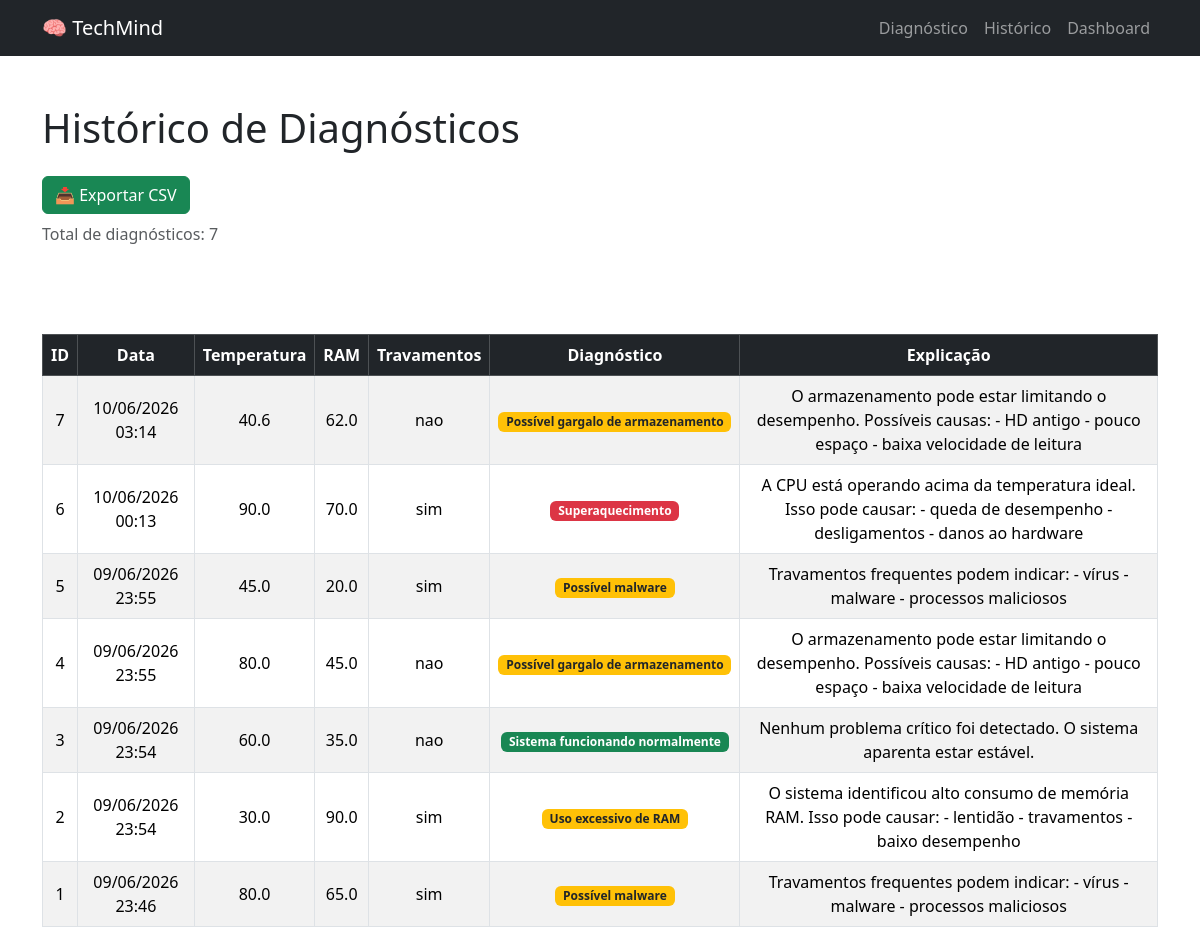
The page /historico on the database its author committed.
### tables this page shows
CREATE TABLE diagnosticos (
        id INTEGER PRIMARY KEY AUTOINCREMENT,
        data TEXT,
        temperatura REAL,
        ram REAL,
        travamentos TEXT,
        diagnostico TEXT,
        explicacao TEXT
    );

### app.py (the view)
@app.route("/historico")
def historico():
    dados = listar_historico()
    return render_template(
        "historico.html",
        dados=dados
    )

### banco.py (called while the page is built)
def listar_historico():
    conexao = sqlite3.connect(
        "database/techmind.db"
    )
    cursor = conexao.cursor()
    cursor.execute("""
    SELECT *
    FROM diagnosticos
    ORDER BY id DESC
    """)
    dados = cursor.fetchall()
    conexao.close()
    return dados

### templates/historico.html (shortened to what this page needs)
<!DOCTYPE html>
<html>
<head>
    <link href="https://cdn.jsdelivr.net/npm/bootstrap@5.3.8/dist/css/bootstrap.min.css" rel="stylesheet">
</head>
<body>
    <nav class="navbar navbar-expand-lg navbar-dark bg-dark">
        <div class="container">
            <a class="navbar-brand" href="/">
            🧠 TechMind
            </a>
            <div class="navbar-nav">
                <a class="nav-link" href="/">
                Diagnóstico
                </a>
                <a class="nav-link" href="/historico">
                Histórico
                </a>
                <a class="nav-link" href="/dashboard">
                Dashboard
                </a>
            </div>
        </div>
    </nav>
 <div class="container mt-5">
    <h1 class="mb-4">
        Histórico de Diagnósticos
    </h1>
<a
    href="/exportar"
    class="btn btn-success"
>
    📥 Exportar CSV
</a>
<p class="text-muted mt-2">
    Total de diagnósticos: {{ dados|length }}
</p>
<br>
<br><br>
    <div class="table-responsive">
    <table class="table table-striped table-hover table-bordered align-middle text-center">
        <thead class="table-dark">
            <tr>
                <th>ID</th>
                <th>Data</th>
                <th>Temperatura</th>
                <th>RAM</th>
                <th>Travamentos</th>
                <th>Diagnóstico</th>
                <th>Explicação</th>
            </tr>
        </thead>
        <tbody>
        {% for item in dados %}
            <tr>
                <td>{{ item[0] }}</td>
                <td>{{ item[1] }}</td>
                <td>{{ item[2] }}</td>
                <td>{{ item[3] }}</td>
                <td>{{ item[4] }}</td>
                <td>
                {% if item[5] == "Sistema funcionando normalmente" %}
                <span class="badge bg-success">
                    {{ item[5] }}
                </span>
                {% elif item[5] == "Superaquecimento" %}
                <span class="badge bg-danger">
                     {{ item[5] }}
                </span>
                {% else %}
                <span class="badge bg-warning text-dark">
                    {{ item[5] }}
                </span>
                {% endif %}
                </td>
                <td>{{ item[6] }}</td>
            </tr>
        {% endfor %}
        </tbody>
    </table>
</div>
</body>
</html>

### rows shown on the page
diagnosticos: id "7", data "10/06/2026 03:14", temperatura "40.6", ram "62.0", travamentos "nao", diagnostico "Possível gargalo de armazenamento", explicacao "O armazenamento pode estar limitando o desempenho. Possíveis causas: - HD antigo - pouco espaço - baixa velocidade de leitura"
diagnosticos: id "6", data "10/06/2026 00:13", temperatura "90.0", ram "70.0", travamentos "sim", diagnostico "Superaquecimento", explicacao "A CPU está operando acima da temperatura ideal. Isso pode causar: - queda de desempenho - desligamentos - danos ao hardware"
diagnosticos: id "5", data "09/06/2026 23:55", temperatura "45.0", ram "20.0", travamentos "sim", diagnostico "Possível malware", explicacao "Travamentos frequentes podem indicar: - vírus - malware - processos maliciosos"
diagnosticos: id "4", data "09/06/2026 23:55", temperatura "80.0", ram "45.0", travamentos "nao", diagnostico "Possível gargalo de armazenamento", explicacao "O armazenamento pode estar limitando o desempenho. Possíveis causas: - HD antigo - pouco espaço - baixa velocidade de leitura"
diagnosticos: id "3", data "09/06/2026 23:54", temperatura "60.0", ram "35.0", travamentos "nao", diagnostico "Sistema funcionando normalmente", explicacao "Nenhum problema crítico foi detectado. O sistema aparenta estar estável."
diagnosticos: id "2", data "09/06/2026 23:54", temperatura "30.0", ram "90.0", travamentos "sim", diagnostico "Uso excessivo de RAM", explicacao "O sistema identificou alto consumo de memória RAM. Isso pode causar: - lentidão - travamentos - baixo desempenho"
diagnosticos: id "1", data "09/06/2026 23:46", temperatura "80.0", ram "65.0", travamentos "sim", diagnostico "Possível malware", explicacao "Travamentos frequentes podem indicar: - vírus - malware - processos maliciosos"

### other values the page prints
{{ dados|length }} "7"
